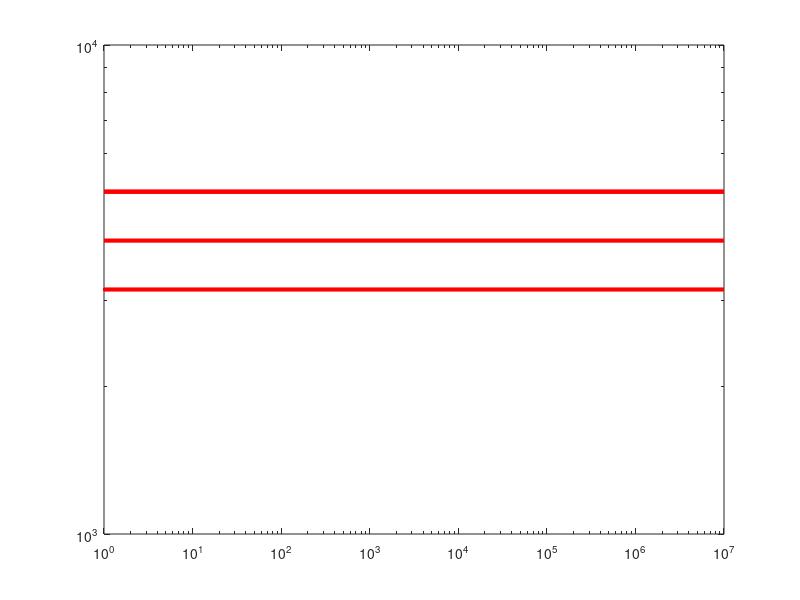

Write MATLAB code to recreate this figure.
clear
clc
input = 'E:\Satellite\ROCSAT-1\analyzed\';
fn = dir([input '*mat']);
Ni = cell(size(fn,1),1);
Ai = cell(size(fn,1),1);
sigma = cell(size(fn,1),1);
for i = 1: size(fn,1)
load([input fn(i).name])
ut = data.Time/3600;
lon = data.GLON;
lon(lon>180) = lon(lon>180) - 360;
LT = ut + lon/15;
LT(LT>24) = LT(LT>24) - 24;
LT(LT<0) = LT(LT<0) + 24;
u1 = find(LT>=20);
u2 = find(LT<2);
u = union(u1,u2);
Ni{i} = data.LogN(u);
Ai{i} = sqrt(data.htpower(u));
sigma{i} = logscale.sigma(u);
disp(i)
end
Ni = cell2mat(Ni);
Ai = cell2mat(Ai);
sigma = cell2mat(sigma);
plot(sigma, log(Ai), 'k.', 'markersize', 0.5)
plot(log(sigma), log(Ai), 'k.', 'markersize', 0.5)
plot(log(sigma*100), log(Ai), 'k.', 'markersize', 0.5)
u = find(sigma*100>0.3);
plot(log(sigma(u)*100), log(Ai(u)), 'k.', 'markersize', 0.5)
plot(log(sigma(u)*100), log(Ni(u)), 'k.', 'markersize', 0.5)
plot(log(sigma(u)*100), Ni(u), 'k.', 'markersize', 0.5)
plot(log(sigma(u)*100), log(Ai(u)), 'k.', 'markersize', 0.5)
plot(Ni, log(Ai), 'k.', 'markersize', 0.5)
loglog(10.^Ni, Ai, 'k.', 'markersize', 0.5)
hold on
line([10^0, 10^7], [10^3.5, 10^3.5], 'color', 'r', 'linewidth', 3)
line([10^0, 10^7], [10^3.6, 10^3.6], 'color', 'r', 'linewidth', 3)
10^3.6
10^3.5
10^3.7
plot(10^3.5, 'r')
line([10^0, 10^7], [10^3.7, 10^3.7], 'color', 'r', 'linewidth', 3)
loglog(10.^Ni, Ai, 'k.', 'markersize', 0.5)
hold on
plot(10^3.5, 'r')
line([10^0, 10^7], [10^3.7, 10^3.7], 'color', 'r', 'linewidth', 3)
plot(log(sigma(u)*100), log(Ai(u)), 'k.', 'markersize', 0.5)
loglog(sigma(u)*100, Ai(u), 'k.', 'markersize', 0.5)